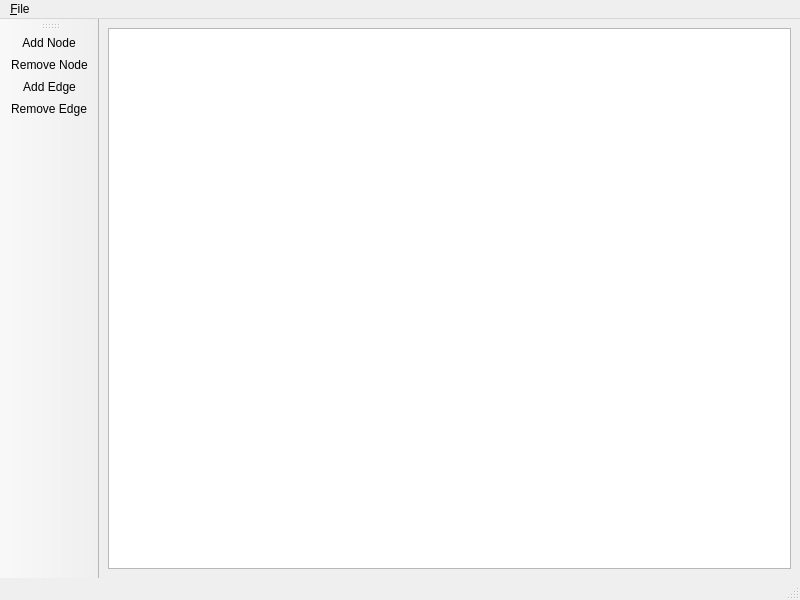
<?xml version="1.0" encoding="UTF-8"?>
<ui version="4.0">
 <class>MainWindow</class>
 <widget class="QMainWindow" name="MainWindow">
  <property name="geometry">
   <rect>
    <x>0</x>
    <y>0</y>
    <width>800</width>
    <height>600</height>
   </rect>
  </property>
  <property name="windowTitle">
   <string>Flexible Grid Designer</string>
  </property>
  <widget class="QWidget" name="centralwidget">
   <layout class="QGridLayout" name="gridLayout">
    <item row="0" column="0">
     <widget class="QGraphicsView" name="graphWidget"/>
    </item>
   </layout>
  </widget>
  <widget class="QMenuBar" name="menubar">
   <property name="geometry">
    <rect>
     <x>0</x>
     <y>0</y>
     <width>800</width>
     <height>32</height>
    </rect>
   </property>
   <widget class="QMenu" name="menu_File">
    <property name="title">
     <string>&amp;File</string>
    </property>
    <addaction name="action_Open"/>
    <addaction name="action_New"/>
    <addaction name="action_Save"/>
    <addaction name="actionSave_As"/>
   </widget>
   <addaction name="menu_File"/>
  </widget>
  <widget class="QStatusBar" name="statusbar"/>
  <widget class="QToolBar" name="toolBar">
   <attribute name="toolBarArea">
    <enum>LeftToolBarArea</enum>
   </attribute>
   <attribute name="toolBarBreak">
    <bool>false</bool>
   </attribute>
   <addaction name="actionAdd_Node"/>
   <addaction name="actionRemove_Node"/>
   <addaction name="actionAdd_Edge"/>
   <addaction name="actionRemove_Edge"/>
  </widget>
  <action name="action_Open">
   <property name="icon">
    <iconset theme="document-open">
     <normaloff>.</normaloff>.</iconset>
   </property>
   <property name="text">
    <string>&amp;Open</string>
   </property>
   <property name="statusTip">
    <string>open an existing file</string>
   </property>
  </action>
  <action name="action_New">
   <property name="icon">
    <iconset theme="document-new">
     <normaloff>.</normaloff>.</iconset>
   </property>
   <property name="text">
    <string>&amp;New</string>
   </property>
   <property name="statusTip">
    <string>create a new file</string>
   </property>
  </action>
  <action name="action_Save">
   <property name="icon">
    <iconset theme="document-save">
     <normaloff>.</normaloff>.</iconset>
   </property>
   <property name="text">
    <string>&amp;Save</string>
   </property>
   <property name="statusTip">
    <string>save current file</string>
   </property>
  </action>
  <action name="actionSave_As">
   <property name="icon">
    <iconset theme="document-save-as">
     <normaloff>.</normaloff>.</iconset>
   </property>
   <property name="text">
    <string>Save &amp;As</string>
   </property>
   <property name="statusTip">
    <string>save a copy to a new file</string>
   </property>
  </action>
  <action name="actionAdd_Node">
   <property name="icon">
    <iconset resource="designer.qrc">
     <normaloff>:/fig/add_node.svg</normaloff>:/fig/add_node.svg</iconset>
   </property>
   <property name="text">
    <string>Add Node</string>
   </property>
   <property name="statusTip">
    <string>add a new node to screen</string>
   </property>
  </action>
  <action name="actionRemove_Node">
   <property name="icon">
    <iconset resource="designer.qrc">
     <normaloff>:/fig/remove_node.svg</normaloff>:/fig/remove_node.svg</iconset>
   </property>
   <property name="text">
    <string>Remove Node</string>
   </property>
   <property name="statusTip">
    <string>remove the checked nodes</string>
   </property>
  </action>
  <action name="actionAdd_Edge">
   <property name="icon">
    <iconset resource="designer.qrc">
     <normaloff>:/fig/add_edge.svg</normaloff>:/fig/add_edge.svg</iconset>
   </property>
   <property name="text">
    <string>Add Edge</string>
   </property>
   <property name="statusTip">
    <string>add a new wdge between two nodes</string>
   </property>
  </action>
  <action name="actionRemove_Edge">
   <property name="icon">
    <iconset resource="designer.qrc">
     <normaloff>:/fig/remove_edge.svg</normaloff>:/fig/remove_edge.svg</iconset>
   </property>
   <property name="text">
    <string>Remove Edge</string>
   </property>
   <property name="statusTip">
    <string>remove the checked edges</string>
   </property>
  </action>
 </widget>
 <resources>
  <include location="designer.qrc"/>
 </resources>
 <connections/>
</ui>
